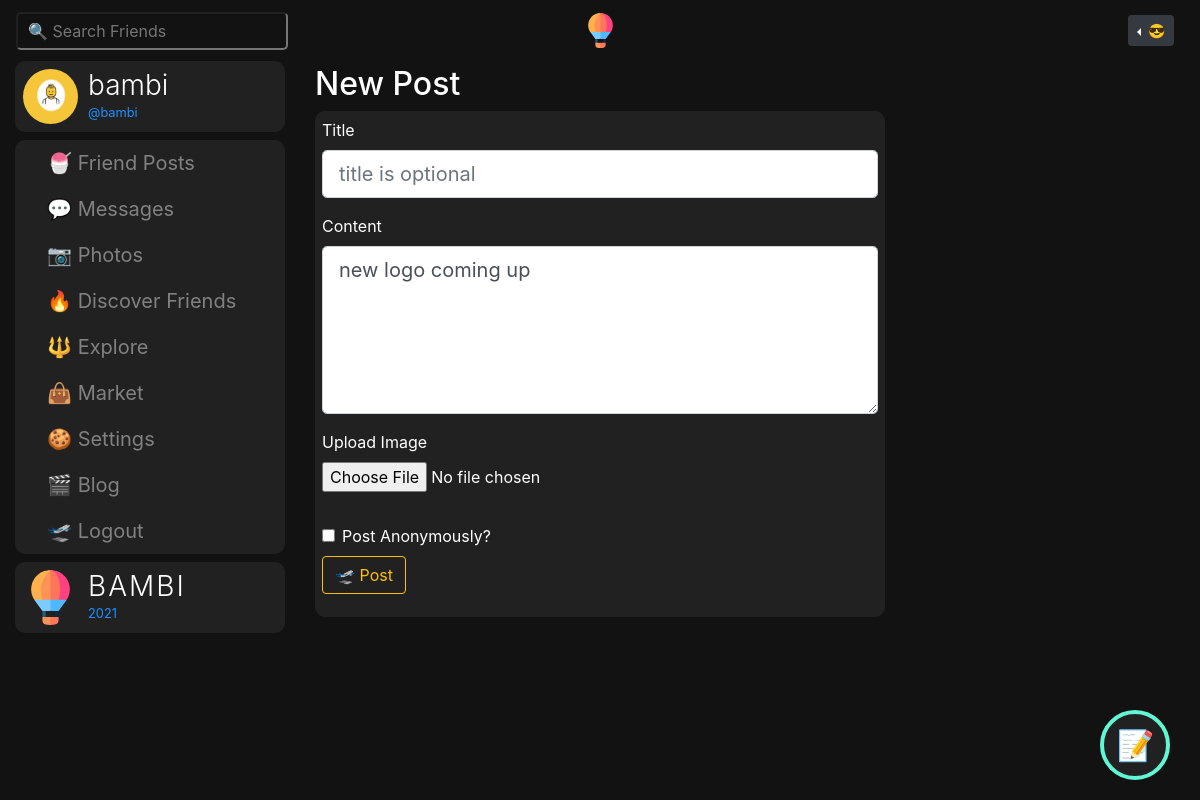
Screenshot of /post/30/update (signed in) with the database file from the repository.
### bambiv3/models.py (models this page shows, shortened)
class User(db.Model, UserMixin):
	id = db.Column(db.Integer, primary_key=True)
	username = db.Column(db.String(20), unique=True, nullable=False)
	email = db.Column(db.String(120), unique=True, nullable=False)
	image_file = db.Column(db.String(20), nullable=False, default='default.jpg')
	password = db.Column(db.String(60), nullable=False)
	last_seen = db.Column(db.DateTime, default=datetime.utcnow)
	date_joined = db.Column(db.DateTime, nullable=False, default=datetime.utcnow)
	department = db.Column(db.String(20), nullable=False)
	student_number = db.Column(db.Integer(), unique=True, nullable=False)
	age = db.Column(db.DateTime, nullable=False)
	gender = db.Column(db.String(20), nullable=False)
	country = db.Column(db.String(20), nullable=False)
	hobby = db.Column(db.String(20), nullable=False)
	bio = db.Column(db.String(120), nullable=True)
	private = db.Column(db.Boolean, default=False, nullable=False)
	single = db.Column(db.Boolean, default=False, nullable=False)
	snapchat = db.Column(db.String(20),default=False, nullable=False)
	instagram = db.Column(db.String(20),default=False, nullable=False)
	posts = db.relationship('Post', backref='author', lazy=True, cascade="all, delete-orphan")
	products = db.relationship('Product', backref='author', lazy=True, cascade="all, delete-orphan")
	comments = db.relationship("Comment", backref="author", lazy="dynamic", cascade="all, delete-orphan")
	followed = db.relationship(
		'User', secondary=followers,
		primaryjoin=(followers.c.follower_id == id),
		secondaryjoin=(followers.c.followed_id == id),
		backref=db.backref('followers', lazy='dynamic'), lazy='dynamic')
	messages_sent = db.relationship('Message',
									foreign_keys='Message.sender_id',
									backref='author', lazy='dynamic', cascade="all, delete-orphan")
	messages_received = db.relationship('Message',
										foreign_keys='Message.recipient_id',
										backref='recipient', lazy='dynamic', cascade="all, delete-orphan")
	last_message_read_time = db.Column(db.DateTime)
	def new_messages(self):
		last_read_time = self.last_message_read_time or datetime(1900, 1, 1)
		return Message.query.filter_by(recipient=self).filter(
			Message.timestamp > last_read_time).count()

class Post(db.Model):
	id = db.Column(db.Integer, primary_key=True)
	title = db.Column(db.String(100)) #nullable=False
	date_posted = db.Column(db.DateTime, nullable=False, default=datetime.utcnow)
	content = db.Column(db.Text, nullable=False)
	image = db.Column(db.String(20))
	anonymous = db.Column(db.Boolean, default=False, nullable=False)
	user_id = db.Column(db.Integer, db.ForeignKey('user.id'), nullable=False)
	likes = db.relationship('PostLike', backref='post', lazy='dynamic')
	comments = db.relationship("Comment", backref="post", lazy="dynamic", cascade="all, delete-orphan")

### bambiv3/routes.py (the view)
@app.route("/post/<int:post_id>/update", methods=['GET', 'POST'])
@login_required
def update_post(post_id):
	post = Post.query.get_or_404(post_id)
	if post.author != current_user:
		abort(403)
	form = PostForm()
	if form.validate_on_submit():
		post.title = form.title.data
		post.content = form.content.data
		if form.image.data:
			post.image = post_img(form.image.data)
		db.session.commit()
		flash('Your post has been updated!', 'info')
		return redirect(url_for('post', post_id=post.id))
	elif request.method == 'GET':
		form.title.data = post.title
		form.content.data = post.content
		form.image.data = post.image
	return render_template('create_post.html', title='Update Post',
						   form=form, legend='Update Post')

### bambiv3/forms.py
class PostForm(FlaskForm):
	title = StringField('Title') #validators=[DataRequired()]
	content = PageDownField('Content', validators=[DataRequired()])
	image = FileField('Upload Image', validators=[FileAllowed(['jpg', 'jpeg' , 'png', 'gif'])])
	anonymous = BooleanField('Post Anonymously?')
	submit = SubmitField('🛫 Post')

### bambiv3/models.py (called while the page is built)
@login_manager.user_loader
def load_user(user_id):
	return User.query.get(int(user_id))

### bambiv3/routes.py (called while the page is built)
@app.before_request
def before_request():
	if current_user.is_authenticated:
		current_user.last_seen = datetime.utcnow()
		db.session.commit()

### bambiv3/templates/create_post.html (shortened to what this page needs)
{% extends "layout.html" %}
{% block content %}
<div class="container-fluid">
	<div class="row">
		<div class="col-lg-3 d-none d-lg-block position-fixed">
			<a href="{{ url_for('user_posts',username=current_user.username) }}" style="text-decoration:none;">
		      <header class="mb-2" data-toggle="modal" data-target="#profile">
		        <img src="{{ url_for('static', filename='profile_pics/' + current_user.image_file) }}" alt="harun profile" class="profile-thumbnail">
		        <div class="profile-name">
		          <h3>{{current_user.username}}</h3>
		          <small>@{{current_user.email.split("@")[0] | lower}}</small>
		        </div>
		      </header>
		    </a>
		    <div class="menu mb-2" style="background:#212121;border-radius:10px;">
		      <a class="dropdown-item" href="{{ url_for('f_posts') }}"> 🍧 Friend Posts</a>
		       <a class="dropdown-item" href="{{ url_for('messages') }}"> 💬 Messages
		        {% set new_messages = current_user.new_messages() %}<span id="message_count" class="badge badge-warning"style="visibility: {% if new_messages %}visible{% else %}hidden {% endif %};">{{ new_messages }}</span></a>
		      <a class="dropdown-item" href="{{ url_for('photos') }}"> 📷 Photos</a>
		      <a class="dropdown-item" href="{{ url_for('discover') }}"> 🔥 Discover Friends</a>
		      <a class="dropdown-item" href="{{ url_for('explore') }}"> 🔱 Explore</a>
		      <a class="dropdown-item" href="{{ url_for('market') }}"> 👜 Market</a>
		      <a class="dropdown-item" href="{{ url_for('account') }}"> 🍪 Settings</a>
		      <a class="dropdown-item" href="{{ url_for('blog') }}"> 🎬 Blog</a>
		      <a class="dropdown-item" href="{{ url_for('logout') }}"> 🛫 Logout</a>
		    </div>
		  <header>
		    <img src="{{ url_for('static', filename='resources/' + 'logo.svg') }}" alt="logo" class="profile-thumbnail">
		    <div class="profile-name">
		      <h3 class="logo">BAMBI</h3>
		      <small id="year"></small>
		    </div>
		  </header>
		</div>
		<div class="col-lg-6 offset-lg-3">
			<h2 class="mt-1">New Post</h2>
			<div class="post">
			  <div id="inner">
			   <div class="content-section">
				  <form method="POST" action="" enctype="multipart/form-data">
				    <fieldset class="form-group">
				      <div class="form-group">
				        {{ form.title.label(placeholder="title is optional", class="form-control-label") }}
				        {% if form.title.errors %}
				        {{ form.title(placeholder="title is optional", class="form-control form-control-lg is-invalid") }}
				        <div class="invalid-feedback">
				          {% for error in form.title.errors %}
				          <span>{{ error }}</span>
				          {% endfor %}
				        </div>
				        {% else %}
				        {{ form.title(placeholder="title is optional", class="form-control form-control-lg") }}
				        {% endif %}
				      </div>
				      <div class="form-group">
				        {{ form.content.label(placeholder="speak your mind...", class="form-control-label") }}
				        {% if form.content.errors %}
				        {{ form.content(placeholder="speak your mind...", class="form-control form-control-lg is-invalid") }}
				        <div class="invalid-feedback">
				          {% for error in form.content.errors %}
				          <span>{{ error }}</span>
				          {% endfor %}
				        </div>
				        {% else %}
				        {{ form.content(placeholder="speak your mind...", class="form-control form-control-lg", rows="5") }}
				        {% endif %}
				      </div>
				      <div class="form-group">
				        {{ form.image.label(class="form-control-label") }}
				        {% if form.image.errors %}
				        {{ form.image(class="form-control-file is-invalid") }}
				        <div class="invalid-feedback">
				          {% for error in form.image.errors %}
				          <span>{{ error }}</span>
				          {% endfor %}
				        </div>
				        {% else %}
				        {{ form.image(class="form-control-file") }}
				        {% endif %}
				      </div>
				    </div>
				    <div class="form-check mb-2">
		                {{ form.anonymous(class="form-check-input") }}
		                {{ form.anonymous.label(class="form-check-label") }}
		            </div>
				    <div class="form-group">
				      {{ form.submit(class="btn btn-outline-warning") }}
				    </div>
			  </div>
		</div>
		<br>
		</div>
{% endblock content %}

### bambiv3/static/main.css (style rules this page uses)
body { background:#121212; color:#fff; }
.logo { color:#fff; letter-spacing:2px; }
.about span, small { color:#1e90ff; }
h3 { font-weight: 300; }
header { display: flex; flex-direction: row; color:#fff; background:#212121; border-radius:10px; padding:8px; cursor:pointer; }
header .profile-thumbnail { width: 55px; height: 55px; border-radius: 50%; }
header .profile-name { display: flex; flex-direction:column; margin-left: 10px; }
header h3, header h4 { display: flex; margin: 0; }
.post { background:#212121; border-radius:10px; padding:7px; }
.menu a { padding: 8px 8px 8px 32px; text-decoration: none; font-size: 20px; color: #818181; display: block; transition: 0.3s; }

### rows the page displays
User: image_file (placeholder picture), username "bambi", email "bambi"
Post: content "new logo coming up"
